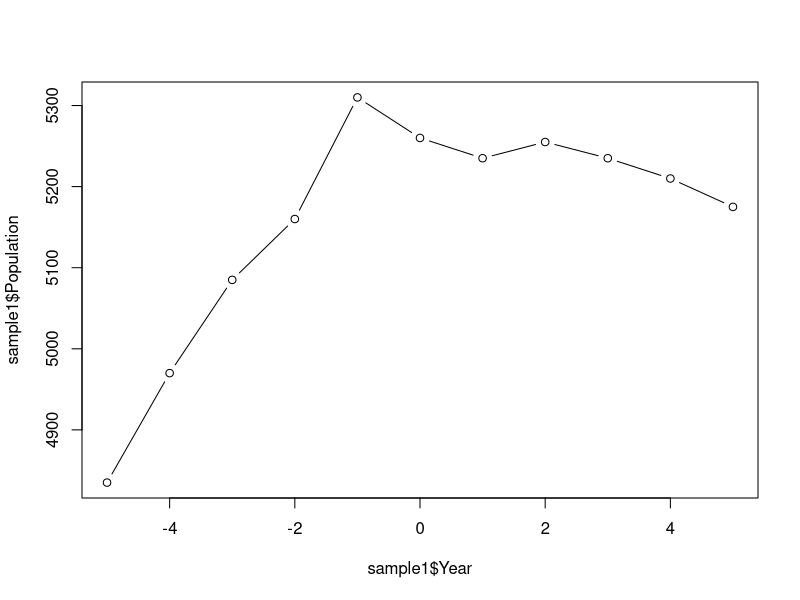
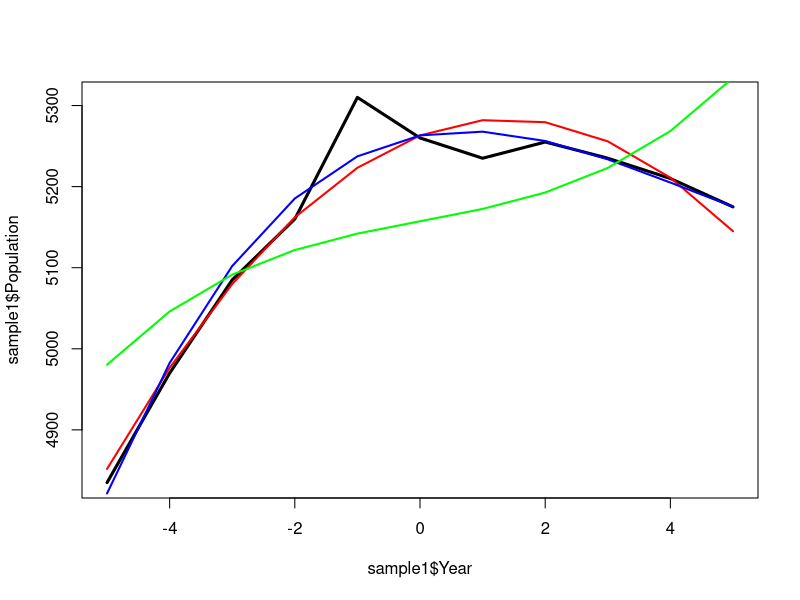

Write R code to recreate these figures, in order.


# creating a new data frame based on two vectors (year and population)
Year <- c(1959, 1960, 1961, 1962, 1963, 1964, 1965, 1966, 1967, 1968, 1969)
Population <- c(4835, 4970, 5085, 5160, 5310, 5260, 5235, 5255, 5235, 5210, 5175)

sample1 <- data.frame(Year, Population)
sample1

# reseting the year so that 1964 is the baseline at 0
sample1$Year <- sample1$Year - 1964
sample1


#plotting year vs. population 
plot(sample1$Year, sample1$Population, type="b")


#linear regression of population vs. year .. RSE = 110, R2 = 0.466
fit1 <- lm(sample1$Population ~ sample1$Year)

# looking at a polynomial distributions (which makes sense based on the look of the plot).. RSE = 39, R2 = 0.94
fit2 <- lm(sample1$Population ~ sample1$Year + I(sample1$Year^2))

#  33 & 0.96 
fit3 <- lm(sample1$Population ~ sample1$Year + I(sample1$Year^2) + I(sample1$Year^3))

# Pay particular attention to this one!
fit4 <- lm(sample1$Population ~ sample1$Year + I(sample1$Year^3))

summary(fit2)
summary(fit3)
summary(fit4)

plot(sample1$Year, sample1$Population, type="l", lwd=3)
points(sample1$Year, predict(fit2), type="l", col="red", lwd=2)
points(sample1$Year, predict(fit3), type="l", col="blue", lwd=2)
points(sample1$Year, predict(fit4), type="l", col="green", lwd=2)

# what is going on with fit4? Can you explain why it looks so different from fit2 and fit3?
#1964 is the peak population w/ the yers before and years after showing declining population. this is creating an upside down parabola that is best fit by x^2.. 
# Fit 4 does not have an x2 parameter and thus is a bad fit.. 

